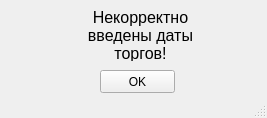
<?xml version="1.0" encoding="UTF-8"?>
<ui version="4.0">
 <class>MainWindow</class>
 <widget class="QMainWindow" name="MainWindow">
  <property name="geometry">
   <rect>
    <x>0</x>
    <y>0</y>
    <width>267</width>
    <height>118</height>
   </rect>
  </property>
  <property name="windowTitle">
   <string>Ошибка</string>
  </property>
  <property name="windowIcon">
   <iconset>
    <normaloff>../../../../../307313.png</normaloff>../../../../../307313.png</iconset>
  </property>
  <widget class="QWidget" name="centralwidget">
   <widget class="QPushButton" name="Ok_Button">
    <property name="geometry">
     <rect>
      <x>100</x>
      <y>70</y>
      <width>75</width>
      <height>23</height>
     </rect>
    </property>
    <property name="text">
     <string>OK</string>
    </property>
   </widget>
   <widget class="QLabel" name="label">
    <property name="geometry">
     <rect>
      <x>60</x>
      <y>10</y>
      <width>161</width>
      <height>51</height>
     </rect>
    </property>
    <property name="font">
     <font>
      <pointsize>12</pointsize>
     </font>
    </property>
    <property name="text">
     <string>Некорректно введены даты торгов!</string>
    </property>
    <property name="alignment">
     <set>Qt::AlignCenter</set>
    </property>
    <property name="wordWrap">
     <bool>true</bool>
    </property>
   </widget>
  </widget>
  <widget class="QMenuBar" name="menubar">
   <property name="geometry">
    <rect>
     <x>0</x>
     <y>0</y>
     <width>267</width>
     <height>21</height>
    </rect>
   </property>
  </widget>
  <widget class="QStatusBar" name="statusbar"/>
 </widget>
 <resources/>
 <connections/>
</ui>
